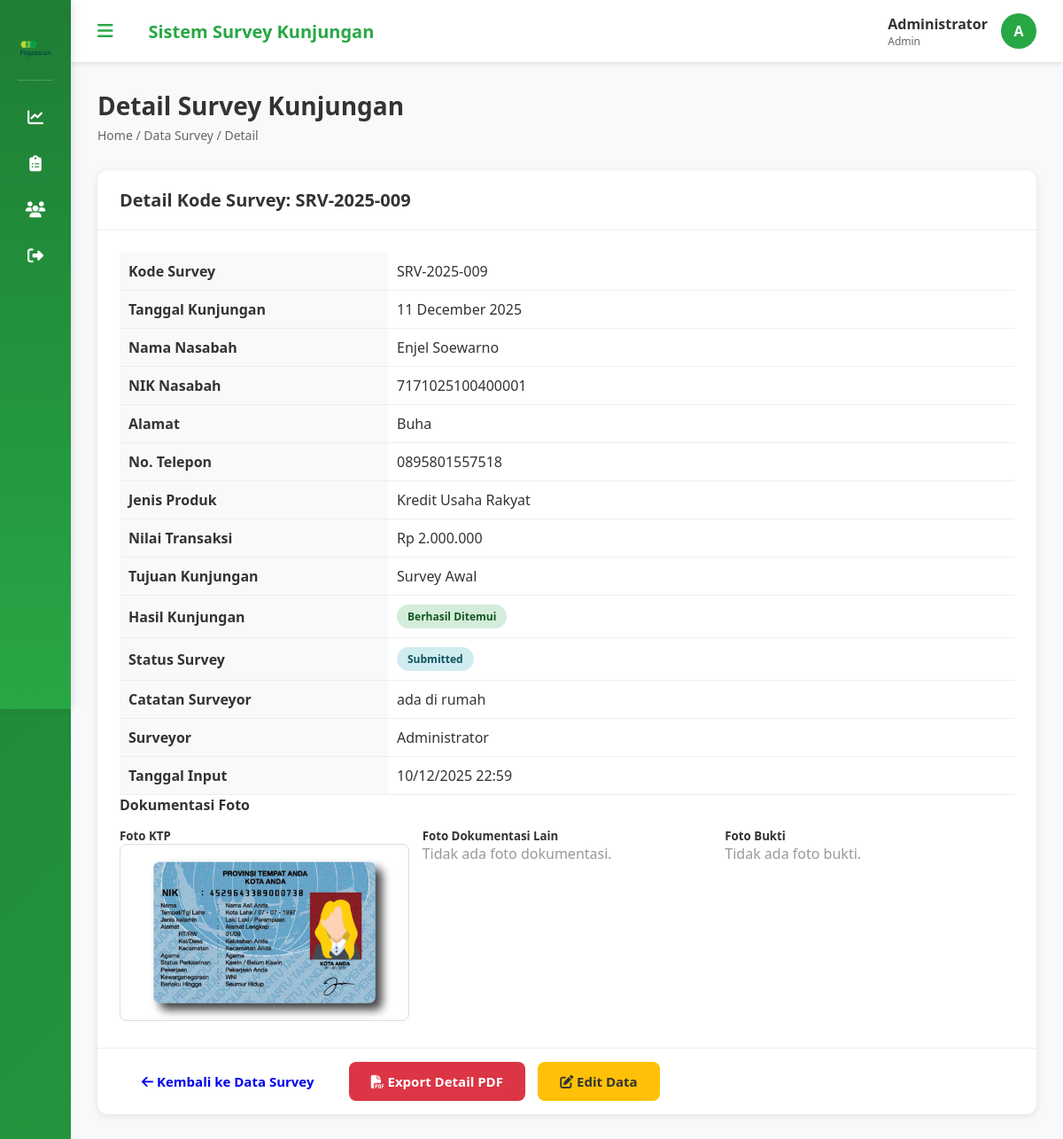
The app's page /pratinjau.php?id=12 (signed in) with its own data.
### tables this page shows
CREATE TABLE `survey_kunjungan` (
  `id` int(11) NOT NULL,
  `kode_survey` varchar(20) NOT NULL,
  `tanggal_kunjungan` date NOT NULL,
  `nama_nasabah` varchar(100) NOT NULL,
  `nik_nasabah` varchar(20) NOT NULL,
  `alamat_nasabah` text NOT NULL,
  `no_telepon` varchar(15) DEFAULT NULL,
  `jenis_produk` enum('Kupedes','Mulia Multimate','Kredit Usaha Rakyat','Arrum Ekspress Loan','Amanah','Krasida') NOT NULL,
  `nilai_transaksi` decimal(15,2) DEFAULT NULL,
  `tujuan_kunjungan` enum('Survey Awal','Follow Up','Penagihan','Verifikasi Data','Lainnya') NOT NULL,
  `hasil_kunjungan` enum('Berhasil Ditemui','Tidak Ada di Tempat','Pindah Alamat','Menolak','Proses Lanjut') NOT NULL,
  `catatan_surveyor` text DEFAULT NULL,
  `latitude` decimal(10,8) DEFAULT NULL,
  `longitude` decimal(11,8) DEFAULT NULL,
  `foto_bukti` varchar(255) DEFAULT NULL,
  `foto_ktp` varchar(255) DEFAULT NULL,
  `foto_dokumentasi` varchar(255) DEFAULT NULL,
  `status_survey` enum('Draft','Submitted','Approved','Rejected') DEFAULT 'Draft',
  `surveyor_id` int(11) DEFAULT NULL,
  `created_at` timestamp NOT NULL DEFAULT current_timestamp(),
  `updated_at` timestamp NOT NULL DEFAULT current_timestamp() ON UPDATE current_timestamp()
);

CREATE TABLE `users` (
  `id` int(11) NOT NULL,
  `username` varchar(50) NOT NULL,
  `password` varchar(255) NOT NULL,
  `nama_lengkap` varchar(100) NOT NULL,
  `email` varchar(100) DEFAULT NULL,
  `role` enum('admin','surveyor') DEFAULT 'surveyor',
  `created_at` timestamp NOT NULL DEFAULT current_timestamp(),
  `updated_at` timestamp NOT NULL DEFAULT current_timestamp() ON UPDATE current_timestamp()
);

### config/database.php (called while the page is built, shortened)
<?php
function format_rupiah($angka)
{
    return 'Rp ' . number_format($angka, 0, ',', '.');
}

### pratinjau.php (the view, shortened to what this page needs)
<?php
include 'includes/header.php';
$survey_data = null;
$error = '';
$id = 0;
if (isset($_GET['id'])) {
    $id = intval($_GET['id']);
    $stmt = $conn->prepare("
        SELECT sk.*, u.nama_lengkap as nama_surveyor, sk.foto_ktp, sk.foto_dokumentasi, sk.foto_bukti
        FROM survey_kunjungan sk
        LEFT JOIN users u ON sk.surveyor_id = u.id
        WHERE sk.id = ?
    ");
    $stmt->bind_param("i", $id);
    $stmt->execute();
    $result = $stmt->get_result();
    if ($result->num_rows == 1) {
        $survey_data = $result->fetch_assoc();
    } else {
        $error = 'Data survey tidak ditemukan.';
    }
} else {
    $error = 'ID Survey tidak valid.';
}
?>
<div class="page-header">
    <h1>Detail Survey Kunjungan</h1>
    <p class="breadcrumb">Home / Data Survey / Detail</p>
</div>
<?php if ($error): ?>
    <div class="alert alert-danger"><?php echo $error; ?></div>
    <div style="margin-top: 20px;">
        <a href="survey.php" class="btn btn-secondary"><i class="fas fa-arrow-left"></i> Kembali ke Data Survey</a>
    </div>
<?php else:
    $data = $survey_data;
    $nilai_rupiah = format_rupiah($data['nilai_transaksi']);
    $status_class = '';
    switch($data['status_survey']) {
        case 'Submitted': $status_class = 'badge-info'; break;
    }
    $hasil_class = '';
    switch($data['hasil_kunjungan']) {
        case 'Berhasil Ditemui': $hasil_class = 'badge-success'; break;
    }
?>
<div class="card">
    <div class="card-header">
        <h3>Detail Kode Survey: <?php echo htmlspecialchars($data['kode_survey']); ?></h3>
    </div>
    <div class="card-body">
        <table class="detail-table" style="width: 100%; border-collapse: collapse;">
            <tr><td class="label">Kode Survey</td><td><?php echo htmlspecialchars($data['kode_survey']); ?></td></tr>
            <tr><td class="label">Tanggal Kunjungan</td><td><?php echo date('d F Y', strtotime($data['tanggal_kunjungan'])); ?></td></tr>
            <tr><td class="label">Nama Nasabah</td><td><?php echo htmlspecialchars($data['nama_nasabah']); ?></td></tr>
            <tr><td class="label">NIK Nasabah</td><td><?php echo htmlspecialchars($data['nik_nasabah']); ?></td></tr>
            <tr><td class="label">Alamat</td><td><?php echo nl2br(htmlspecialchars($data['alamat_nasabah'])); ?></td></tr>
            <tr><td class="label">No. Telepon</td><td><?php echo htmlspecialchars($data['no_telepon'] ?: '-'); ?></td></tr>
            <tr><td class="label">Jenis Produk</td><td><?php echo htmlspecialchars($data['jenis_produk']); ?></td></tr>
            <tr><td class="label">Nilai Transaksi</td><td><?php echo $nilai_rupiah; ?></td></tr>
            <tr><td class="label">Tujuan Kunjungan</td><td><?php echo htmlspecialchars($data['tujuan_kunjungan']); ?></td></tr>
            <tr>
                <td class="label">Hasil Kunjungan</td>
                <td><span class="badge <?php echo $hasil_class; ?>"><?php echo htmlspecialchars($data['hasil_kunjungan']); ?></span></td>
            </tr>
            <tr>
                <td class="label">Status Survey</td>
                <td><span class="badge <?php echo $status_class; ?>"><?php echo htmlspecialchars($data['status_survey']); ?></span></td>
            </tr>
            <tr><td class="label">Catatan Surveyor</td><td><?php echo nl2br(htmlspecialchars($data['catatan_surveyor'] ?: '-')); ?></td></tr>
            <tr><td class="label">Surveyor</td><td><?php echo htmlspecialchars($data['nama_surveyor']); ?></td></tr>
            <tr><td class="label">Tanggal Input</td><td><?php echo date('d/m/Y H:i', strtotime($data['created_at'])); ?></td></tr>
        </table>
        <h4>Dokumentasi Foto</h4>
        <div class="image-preview-grid">
            <div>
                <h5>Foto KTP</h5>
                <?php
                $ktp_path = $data['foto_ktp'];
                if (!empty($ktp_path) && file_exists($ktp_path)): ?>
                    <a href="<?php echo htmlspecialchars($ktp_path); ?>" target="_blank">
                        <img src="<?php echo htmlspecialchars($ktp_path); ?>" alt="Foto KTP">
                    </a>
                <?php else: ?>
                    <p style="color: #999;">Tidak ada foto KTP.</p>
                <?php endif; ?>
            </div>
            <div>
                <h5>Foto Dokumentasi Lain</h5>
                <?php
                $dok_path = $data['foto_dokumentasi'];
                if (!empty($dok_path) && file_exists($dok_path)): ?>
                    <a href="<?php echo htmlspecialchars($dok_path); ?>" target="_blank">
                        <img src="<?php echo htmlspecialchars($dok_path); ?>" alt="Foto Dokumentasi">
                    </a>
                <?php else: ?>
                    <p style="color: #999;">Tidak ada foto dokumentasi.</p>
                <?php endif; ?>
            </div>
             <div>
                <h5>Foto Bukti</h5>
                <?php
                $bukti_path = $data['foto_bukti'];
                if (!empty($bukti_path) && file_exists($bukti_path)): ?>
                    <a href="<?php echo htmlspecialchars($bukti_path); ?>" target="_blank">
                        <img src="<?php echo htmlspecialchars($bukti_path); ?>" alt="Foto Bukti">
                    </a>
                <?php else: ?>
                    <p style="color: #999;">Tidak ada foto bukti.</p>
                <?php endif; ?>
            </div>
        </div>
    </div>
    <div class="card-footer" style="padding: 15px 25px; border-top: 1px solid #eee;">
        <a href="survey.php" class="btn btn-secondary"><i class="fas fa-arrow-left"></i> Kembali ke Data Survey</a>
        <a href="exports/export_detail_pdf.php?id=<?php echo $id; ?>"
           class="btn btn-danger" target="_blank" style="margin-left: 10px;">
            <i class="fas fa-file-pdf"></i> Export Detail PDF
        </a>
        <a href="edit_nasabah.php?id=<?php echo $id; ?>" class="btn btn-warning" style="margin-left: 10px;"><i class="fas fa-edit"></i> Edit Data</a>
    </div>
</div>
<?php endif; ?>
<?php include 'includes/footer.php'; ?>

### includes/header.php (shortened to what this page needs)
<?php
require_once 'config/database.php';
?>
<!DOCTYPE html>
<html lang="id">
<head>
    <link rel="stylesheet" href="aseets/css/style.css">
    <link rel="stylesheet" href="https://cdnjs.cloudflare.com/ajax/libs/font-awesome/6.4.0/css/all.min.css">
</head>
<body id="body">
    <div class="dashboard-container">
        <aside class="sidebar" id="sidebar">
            <div class="sidebar-header">
                <img src="p.png" alt="Logo Pegadaian">
            </div>
            <ul class="nav-menu">
                <li class="nav-item">
                    <a href="dashboard.php" class="nav-link <?php echo basename($_SERVER['PHP_SELF']) == 'dashboard.php' ? 'active' : ''; ?>">
                        <i class="fas fa-chart-line"></i>
                    </a>
                </li>
                <li class="nav-item">
                    <a href="survey.php" class="nav-link <?php echo basename($_SERVER['PHP_SELF']) == 'survey.php' ? 'active' : ''; ?>">
                        <i class="fas fa-clipboard-list"></i>
                    </a>
                </li>
                <?php if ($_SESSION['role'] == 'admin'): ?>
                <li class="nav-item">
                    <a href="users.php" class="nav-link <?php echo basename($_SERVER['PHP_SELF']) == 'users.php' ? 'active' : ''; ?>">
                        <i class="fas fa-users"></i>
                    </a>
                </li>
                <?php endif; ?>
                <li class="nav-item">
                    <a href="logout.php" class="nav-link">
                        <i class="fas fa-sign-out-alt"></i>
                    </a>
                </li>
            </ul>
        </aside>
        <main class="main-content">
            <div class="topbar">
                <button class="sidebar-toggle btn btn-sm" onclick="toggleSidebar()">
                    <i class="fas fa-bars"></i>
                </button>
                <div style="margin-left: 20px;">
                    <h2 style="color: #28a745; font-size: 20px;">Sistem Survey Kunjungan</h2>
                </div>
                <div class="user-info">
                    <div>
                        <div style="font-weight: 600; color: #333;"><?php echo $_SESSION['nama_lengkap']; ?></div>
                        <div style="font-size: 12px; color: #666;"><?php echo ucfirst($_SESSION['role']); ?></div>
                    </div>
                    <div class="user-avatar">
                        <?php echo strtoupper(substr($_SESSION['nama_lengkap'], 0, 1)); ?>
                    </div>
                </div>
            </div>
            <div class="content-area">

### includes/footer.php (shortened to what this page needs)
</div>
        </main>
    </div>
</body>
</html>

### aseets/css/style.css (style rules this page uses)
* { margin: 0; padding: 0; box-sizing: border-box; }
body { font-family: 'Segoe UI', Tahoma, Geneva, Verdana, sans-serif; background: linear-gradient(135deg, #1e7e34 0%, #28a745 100%); min-height: 100vh; color: #333; }
.btn { padding: 12px 25px; border: none; border-radius: 8px; cursor: pointer; font-size: 15px; font-weight: 600; transition: all 0.3s; text-decoration: none; display: inline-block; }
.btn-warning { background: #ffc107; color: #333; }
.btn-danger { background: #dc3545; color: white; }
.btn-sm { padding: 6px 12px; font-size: 13px; }
.dashboard-container { display: flex; min-height: 100vh; transition: margin-left 0.3s ease; }
.sidebar { width: 260px; background: linear-gradient(180deg, #1e7e34 0%, #28a745 100%); color: white; padding: 20px; box-shadow: 2px 0 10px rgba(0, 0, 0, 0.1); position: sticky; top: 0; height: 100vh; z-index: 500; flex-shrink: 0; transition: transform 0.3s ease, width 0.3s ease; }
.sidebar-header { text-align: center; padding-bottom: 20px; border-bottom: 1px solid rgba(255, 255, 255, 0.2); margin-bottom: 20px; display: flex; flex-direction: column; align-items: center; }
.sidebar-header img { max-width: 100px; height: auto; margin-bottom: 10px; transition: max-width 0.3s ease, margin-bottom 0.3s ease; }
.nav-menu { list-style: none; }
.nav-item { margin-bottom: 10px; }
.nav-link { display: flex; align-items: center; padding: 12px 15px; color: white; text-decoration: none; border-radius: 8px; transition: all 0.3s; }
.nav-link i { margin-right: 10px; font-size: 18px; }
.main-content { flex: 1; background: #f8f9fa; transition: margin-left 0.3s ease; }
.topbar { background: white; padding: 15px 30px; box-shadow: 0 2px 5px rgba(0, 0, 0, 0.1); display: flex; justify-content: flex-start; align-items: center; gap: 20px; position: sticky; top: 0; z-index: 400; }
.user-info { margin-left: auto; display: flex; align-items: center; gap: 15px; }
.user-avatar { width: 40px; height: 40px; border-radius: 50%; background: #28a745; color: white; display: flex; align-items: center; justify-content: center; font-weight: bold; }
.content-area { padding: 30px; }
.page-header { margin-bottom: 30px; }
.page-header h1 { color: #333; font-size: 28px; margin-bottom: 5px; }
.breadcrumb { color: #666; font-size: 14px; }
.card { background: white; border-radius: 12px; box-shadow: 0 2px 8px rgba(0, 0, 0, 0.1); margin-bottom: 20px; }
.card-header { padding: 20px 25px; border-bottom: 1px solid #eee; display: flex; justify-content: space-between; align-items: center; }
.card-header h3 { color: #333; font-size: 20px; }
.card-body { padding: 25px; }
table { width: 100%; border-collapse: collapse; }
table td { padding: 15px; border-bottom: 1px solid #dee2e6; }
.badge { padding: 5px 12px; border-radius: 20px; font-size: 12px; font-weight: 600; display: inline-block; }
.badge-success { background: #d4edda; color: #155724; }
.badge-info { background: #d1ecf1; color: #0c5460; }
.sidebar-toggle { background: none; border: none; color: #28a745; font-size: 20px; cursor: pointer; padding: 0; line-height: 1; transition: color 0.3s; }
body.sidebar-collapsed .sidebar { width: 80px; }
body.sidebar-collapsed .sidebar .sidebar-header { padding: 20px 0; display: flex; flex-direction: column; align-items: center; }
body.sidebar-collapsed .sidebar-header img { max-width: 40px; margin-bottom: 0; }
body.sidebar-collapsed .sidebar .nav-link { justify-content: center; padding: 12px 0; }
body.sidebar-collapsed .sidebar .nav-link i { margin: 0; }

### includes/header.php (style rules this page uses)
.sidebar, .sidebar h2, .sidebar p, .nav-menu { font-family: 'Georgia', serif; }

### pratinjau.php (style rules this page uses)
.detail-table td { padding: 10px; border-bottom: 1px solid #eee; }
.detail-table .label { font-weight: 600; width: 30%; background: #f8f9fa; }
.image-preview-grid { display: grid; grid-template-columns: repeat(auto-fit, minmax(250px, 1fr)); gap: 15px; margin-top: 15px; }
.image-preview-grid img { width: 100%; height: 200px; border-radius: 8px; border: 1px solid #ddd; object-fit: cover; }

### records on screen
survey_kunjungan: kode_survey "SRV-2025-009", tanggal_kunjungan "11 December 2025", nama_nasabah "Enjel Soewarno", nik_nasabah "7171025100400001", alamat_nasabah "Buha", no_telepon "0895801557518", jenis_produk "Kredit Usaha Rakyat", nilai_transaksi "Rp 2.000.000", tujuan_kunjungan "Survey Awal", hasil_kunjungan "Berhasil Ditemui", status_survey "Submitted", catatan_surveyor "ada di rumah", surveyor.nama_lengkap "Administrator", created_at "10/12/2025 22:59", foto_ktp (picture)

### other values on screen
$_SESSION['nama_lengkap'] "Administrator"
$_SESSION['role'] "Admin"
substr($_SESSION['nama_lengkap'], 0, 1) "A"
